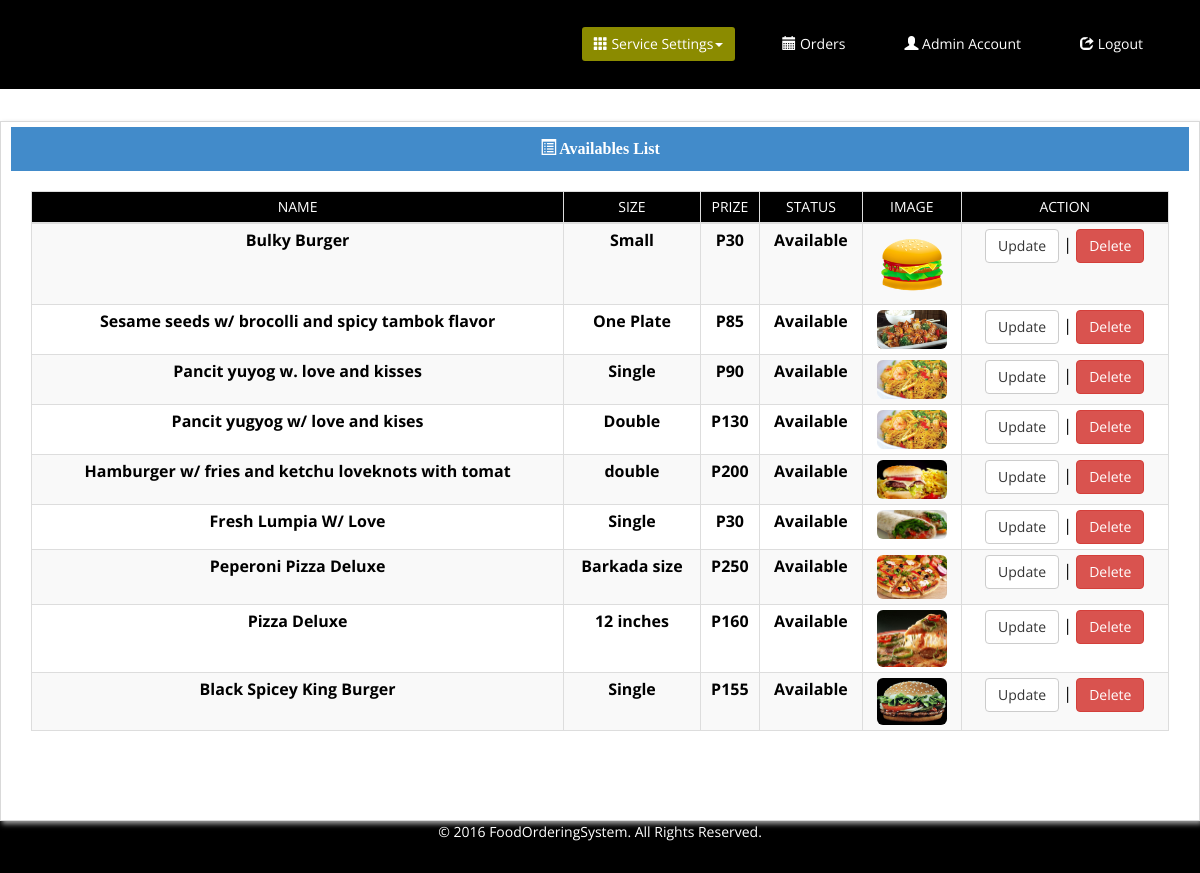
The app's page /CCP.php with its own data.
### tables this page shows
CREATE TABLE IF NOT EXISTS `foods` (
  `id` int(11) NOT NULL AUTO_INCREMENT,
  `name` varchar(50) DEFAULT NULL,
  `size` varchar(50) DEFAULT NULL,
  `status` varchar(50) DEFAULT NULL,
  `image` varchar(300) DEFAULT NULL,
  `prize` int(11) DEFAULT NULL,
  PRIMARY KEY (`id`)
);

### includes/updateavailables.php (shortened to what this page needs)
            <div class="col-md-12" style="background-color:#fff; border: solid #D9D9D9 1px; padding: 10px; padding-top: 5px; box-shadow: #9F9F9F 2px 3px 5px; margin-top: 10px; height:700px;">
        <div class="panel panel-primary">
            <div class="panel-heading panel-title text-center wow fadeInDown">
                <span style="font-weight:bold; font-family:verdana;"><i class="glyphicon glyphicon-list-alt"></i> Availables List</span>
            </div>
            <div class="panel-body" style="background-color:#fff;">
              <table class="table table-responsive table-hover table-bordered table-condensed table-striped wow fadeInDown" width="100%">
              	<thead>
                	<tr style="background-color:#000; color:#FFF;">
                    	<td style="text-align:center; width:auto;" class="wow fadeInDown">NAME</td>
                        <td style="text-align:center; width:auto;" class="wow fadeInDown">SIZE</td>
                        <td style="text-align:center; width:auto;" class="wow fadeInDown">PRIZE</td>
                        <td style="text-align:center; width:auto;" class="wow fadeInDown">STATUS</td>
                        <td style="text-align:center; width:auto;" class="wow fadeInDown">IMAGE</td>
                        <td style="text-align:center; width:auto;" class="wow fadeInDown">ACTION</td>
                    </tr>
                    <tbody>
                    <?php include('includes/dbconn.php');
					$query = mysql_query("SELECT *  FROM foods order by id DESC") or die (mysql_error());
					if(mysql_num_rows($query)>0){
						while($row = mysql_fetch_assoc($query)){
							$id = $row['id'];
							$image = $row['image'];?>
                    	<tr style="font-size:16px; cursor:pointer;">
                        	<td class="wow fadeInDown"> <center><strong><?php echo $row['name'];?></strong></center></td>
                            <td class="wow fadeInDown"> <center><strong><?php echo $row['size'];?></strong></center></td>
                            <td class="wow fadeInDown"> <center><strong><?php echo 'P'.$row['prize'];?></strong></center></td>
                            <td class="wow fadeInDown"> <center><strong><?php echo $row['status'];?></strong></center></td>
                            <td class="wow fadeInDown"> <center><img src="<?php echo $row['image'];?>" width="70px;" class="img-responsive img-rounded" /></center></td>
                            <td class="wow fadeInDown"><center><a href="#updateModal<?php echo $id;?>" data-toggle="modal" data-target="#updateModal<?php echo $id;?>" class="btn btn-default">Update</a> | <a href="#deleteModal<?php echo $id;?>" data-toggle="modal" data-target="#deleteModal<?php echo $id;?>" class="btn btn-danger"> Delete</a></center></td>
                        </tr>
                        <?php }}?>
                    </tbody>
                </thead>
              </table>
        </div>
    </div>
</div>

### css/main.css (style rules this page uses)
body { background: #fff; font-family: 'Open Sans', sans-serif; color:#000; line-height: 22px; }
a { color: #000; -webkit-transition: color 300ms, background-color 300ms; -moz-transition: color 300ms, background-color 300ms; -o-transition: color 300ms, background-color 300ms; transition: color 300ms, background-color 300ms; }
.panel-default>.panel-heading, .panel { background-color: #e6e6e6; border:0 none; box-shadow:none; }
.panel-body { padding: 20px 20px 10px; }
.panel-heading { border-radius: 0; }
table { width:100%; }

### records on screen
foods: name "Bulky Burger", size "Small", prize "30", status "Available", image (picture)
foods: name "Sesame seeds w/ brocolli and spicy tambok flavor", size "One Plate", prize "85", status "Available", image (picture)
foods: name "Pancit yuyog w. love and kisses", size "Single", prize "90", status "Available", image (picture)
foods: name "Pancit yugyog w/ love and kises", size "Double", prize "130", status "Available", image (picture)
foods: name "Hamburger w/ fries and ketchu loveknots with tomat", size "double", prize "200", status "Available", image (picture)
foods: name "Fresh Lumpia W/ Love", size "Single", prize "30", status "Available", image (picture)
foods: name "Peperoni Pizza Deluxe", size "Barkada size", prize "250", status "Available", image (picture)
foods: name "Pizza Deluxe", size "12 inches", prize "160", status "Available", image (picture)
foods: name "Black Spicey King Burger", size "Single", prize "155", status "Available", image (picture)
